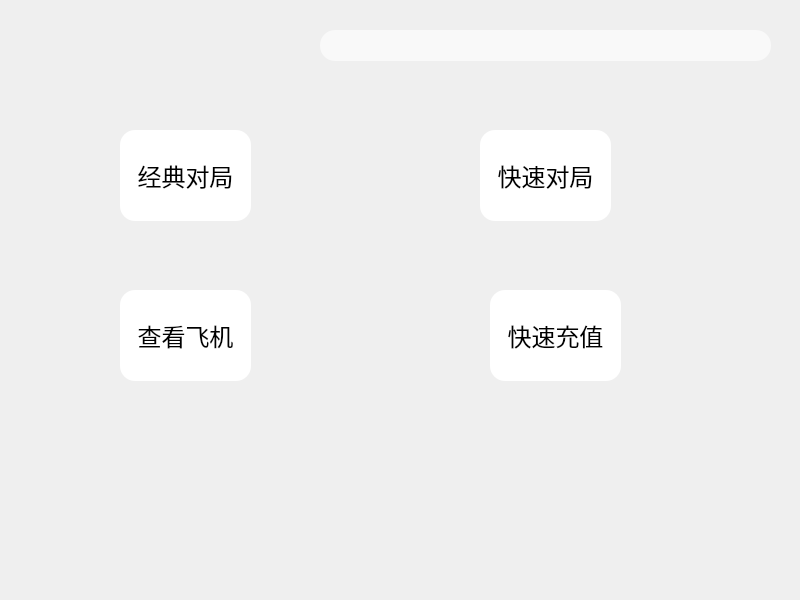
<?xml version="1.0" encoding="UTF-8"?>
<ui version="4.0">
 <class>MyPage</class>
 <widget class="QMainWindow" name="MyPage">
  <property name="geometry">
   <rect>
    <x>0</x>
    <y>0</y>
    <width>800</width>
    <height>600</height>
   </rect>
  </property>
  <property name="windowTitle">
   <string>MainWindow</string>
  </property>
  <property name="styleSheet">
   <string notr="true">#centralwidget
{
	background:url(:/source/back_1.jpg);
}
*{
font: 9pt &quot;Bauhaus 93&quot;;
font-size:24px;
}
QToolButton{
background:pink;
border-radius:60px;
}
QPushButton
{
background:white;
border-radius:15px;
font: 12pt &quot;华文琥珀&quot;;
}
QPushButton:hover
{
background:pink;
border-radius:15px;
font: 12pt &quot;华文琥珀&quot;;
}
QLineEdit
{
background:rgba(255,255,255,0.5);
border:none;
color:white;
font: 12pt &quot;华文琥珀&quot;;
background:transparent;
border-bottom:1px solid #717072;
}
QFrame{
background:rgba(255,255,255,0.6);
border-radius:15px;
}
QLabel
{
background:transparent;
color:black;
font:20pt &quot;华文琥珀&quot;;
}
</string>
  </property>
  <widget class="QWidget" name="centralwidget">
   <widget class="QPushButton" name="pushButton">
    <property name="geometry">
     <rect>
      <x>120</x>
      <y>130</y>
      <width>131</width>
      <height>91</height>
     </rect>
    </property>
    <property name="text">
     <string>经典对局</string>
    </property>
   </widget>
   <widget class="QPushButton" name="pushButton_2">
    <property name="geometry">
     <rect>
      <x>490</x>
      <y>290</y>
      <width>131</width>
      <height>91</height>
     </rect>
    </property>
    <property name="text">
     <string>快速充值</string>
    </property>
   </widget>
   <widget class="QPushButton" name="pushButton_3">
    <property name="geometry">
     <rect>
      <x>120</x>
      <y>290</y>
      <width>131</width>
      <height>91</height>
     </rect>
    </property>
    <property name="text">
     <string>查看飞机</string>
    </property>
   </widget>
   <widget class="QPushButton" name="pushButton_4">
    <property name="geometry">
     <rect>
      <x>480</x>
      <y>130</y>
      <width>131</width>
      <height>91</height>
     </rect>
    </property>
    <property name="text">
     <string>快速对局</string>
    </property>
   </widget>
   <widget class="QTableView" name="tableView">
    <property name="geometry">
     <rect>
      <x>320</x>
      <y>30</y>
      <width>451</width>
      <height>31</height>
     </rect>
    </property>
   </widget>
  </widget>
 </widget>
 <resources/>
 <connections/>
</ui>
